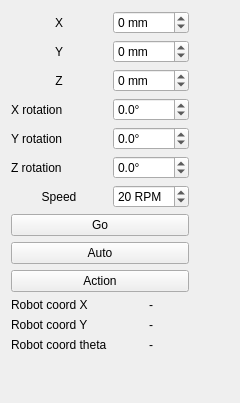
     <widget class="QWidget" name="tab3AxisArm">
      <attribute name="title">
       <string>Hexapod control</string>
      </attribute>
      <layout class="QGridLayout" name="gridLayout_2">
       <item row="6" column="0">
        <widget class="QLabel" name="lblMoveSpeed">
         <property name="text">
          <string>Speed</string>
         </property>
         <property name="alignment">
          <set>Qt::AlignCenter</set>
         </property>
        </widget>
       </item>
       <item row="2" column="1">
        <widget class="QDoubleSpinBox" name="sbMoveCoordZ">
         <property name="suffix">
          <string> mm</string>
         </property>
         <property name="decimals">
          <number>0</number>
         </property>
         <property name="minimum">
          <double>-100.000000000000000</double>
         </property>
         <property name="maximum">
          <double>100.000000000000000</double>
         </property>
         <property name="value">
          <double>0.000000000000000</double>
         </property>
        </widget>
       </item>
       <item row="2" column="0">
        <widget class="QLabel" name="lblMoveCoordZ">
         <property name="text">
          <string>Z</string>
         </property>
         <property name="alignment">
          <set>Qt::AlignCenter</set>
         </property>
        </widget>
       </item>
       <item row="6" column="1">
        <widget class="QDoubleSpinBox" name="sbMoveCoordSpeed">
         <property name="suffix">
          <string> RPM</string>
         </property>
         <property name="decimals">
          <number>0</number>
         </property>
         <property name="maximum">
          <double>114.000000000000000</double>
         </property>
         <property name="singleStep">
          <double>5.000000000000000</double>
         </property>
         <property name="value">
          <double>20.000000000000000</double>
         </property>
        </widget>
       </item>
       <item row="1" column="1">
        <widget class="QDoubleSpinBox" name="sbMoveCoordY">
         <property name="suffix">
          <string> mm</string>
         </property>
         <property name="decimals">
          <number>0</number>
         </property>
         <property name="minimum">
          <double>-100.000000000000000</double>
         </property>
         <property name="maximum">
          <double>100.000000000000000</double>
         </property>
        </widget>
       </item>
       <item row="0" column="1">
        <widget class="QDoubleSpinBox" name="sbMoveCoordX">
         <property name="suffix">
          <string> mm</string>
         </property>
         <property name="decimals">
          <number>0</number>
         </property>
         <property name="minimum">
          <double>-100.000000000000000</double>
         </property>
         <property name="maximum">
          <double>100.000000000000000</double>
         </property>
        </widget>
       </item>
       <item row="1" column="0">
        <widget class="QLabel" name="lblMoveCoordY">
         <property name="text">
          <string>Y</string>
         </property>
         <property name="alignment">
          <set>Qt::AlignCenter</set>
         </property>
        </widget>
       </item>
       <item row="0" column="0">
        <widget class="QLabel" name="lblMoveCoordX">
         <property name="text">
          <string>X</string>
         </property>
         <property name="alignment">
          <set>Qt::AlignCenter</set>
         </property>
        </widget>
       </item>
       <item row="3" column="0">
        <widget class="QLabel" name="label">
         <property name="text">
          <string>X rotation</string>
         </property>
        </widget>
       </item>
       <item row="4" column="0">
        <widget class="QLabel" name="label_2">
         <property name="text">
          <string>Y rotation</string>
         </property>
        </widget>
       </item>
       <item row="5" column="0">
        <widget class="QLabel" name="label_11">
         <property name="text">
          <string>Z rotation</string>
         </property>
        </widget>
       </item>
       <item row="3" column="1">
        <widget class="QDoubleSpinBox" name="sbMoveRotX">
         <property name="suffix">
          <string>°</string>
         </property>
         <property name="decimals">
          <number>1</number>
         </property>
         <property name="minimum">
          <double>-90.000000000000000</double>
         </property>
         <property name="maximum">
          <double>90.000000000000000</double>
         </property>
        </widget>
       </item>
       <item row="4" column="1">
        <widget class="QDoubleSpinBox" name="sbMoveRotY">
         <property name="suffix">
          <string>°</string>
         </property>
         <property name="decimals">
          <number>1</number>
         </property>
         <property name="minimum">
          <double>-90.000000000000000</double>
         </property>
         <property name="maximum">
          <double>90.000000000000000</double>
         </property>
        </widget>
       </item>
       <item row="5" column="1">
        <widget class="QDoubleSpinBox" name="sbMoveRotZ">
         <property name="suffix">
          <string>°</string>
         </property>
         <property name="decimals">
          <number>1</number>
         </property>
         <property name="minimum">
          <double>-90.000000000000000</double>
         </property>
         <property name="maximum">
          <double>90.000000000000000</double>
         </property>
        </widget>
       </item>
       <item row="7" column="0" colspan="2">
        <widget class="QPushButton" name="btnGoCoord">
         <property name="text">
          <string>Go</string>
         </property>
         <property name="default">
          <bool>false</bool>
         </property>
        </widget>
       </item>
       <item row="8" column="0" colspan="2">
        <widget class="QPushButton" name="btnAuto">
         <property name="text">
          <string>Auto</string>
         </property>
         <property name="checkable">
          <bool>true</bool>
         </property>
        </widget>
       </item>
       <item row="11" column="0">
        <widget class="QLabel" name="label_26">
         <property name="text">
          <string>Robot coord Y</string>
         </property>
        </widget>
       </item>
       <item row="10" column="0">
        <widget class="QLabel" name="label_27">
         <property name="text">
          <string>Robot coord X</string>
         </property>
        </widget>
       </item>
       <item row="10" column="1">
        <widget class="QLabel" name="lblCoordX">
         <property name="text">
          <string>-</string>
         </property>
         <property name="alignment">
          <set>Qt::AlignCenter</set>
         </property>
        </widget>
       </item>
       <item row="11" column="1">
        <widget class="QLabel" name="lblCoordY">
         <property name="text">
          <string>-</string>
         </property>
         <property name="alignment">
          <set>Qt::AlignCenter</set>
         </property>
        </widget>
       </item>
       <item row="9" column="0" colspan="2">
        <widget class="QPushButton" name="btnAction">
         <property name="text">
          <string>Action</string>
         </property>
        </widget>
       </item>
       <item row="13" column="0">
        <widget class="QLabel" name="label_28">
         <property name="text">
          <string>Robot coord theta</string>
         </property>
        </widget>
       </item>
       <item row="13" column="1">
        <widget class="QLabel" name="lblCoordTheta">
         <property name="text">
          <string>-</string>
         </property>
         <property name="alignment">
          <set>Qt::AlignCenter</set>
         </property>
        </widget>
       </item>
       <item row="3" column="2">
        <spacer name="horizontalSpacer">
         <property name="orientation">
          <enum>Qt::Horizontal</enum>
         </property>
         <property name="sizeHint" stdset="0">
          <size>
           <width>40</width>
           <height>20</height>
          </size>
         </property>
        </spacer>
       </item>
       <item row="14" column="0">
        <spacer name="verticalSpacer">
         <property name="orientation">
          <enum>Qt::Vertical</enum>
         </property>
         <property name="sizeHint" stdset="0">
          <size>
           <width>20</width>
           <height>40</height>
          </size>
         </property>
        </spacer>
       </item>
      </layout>
     </widget>
